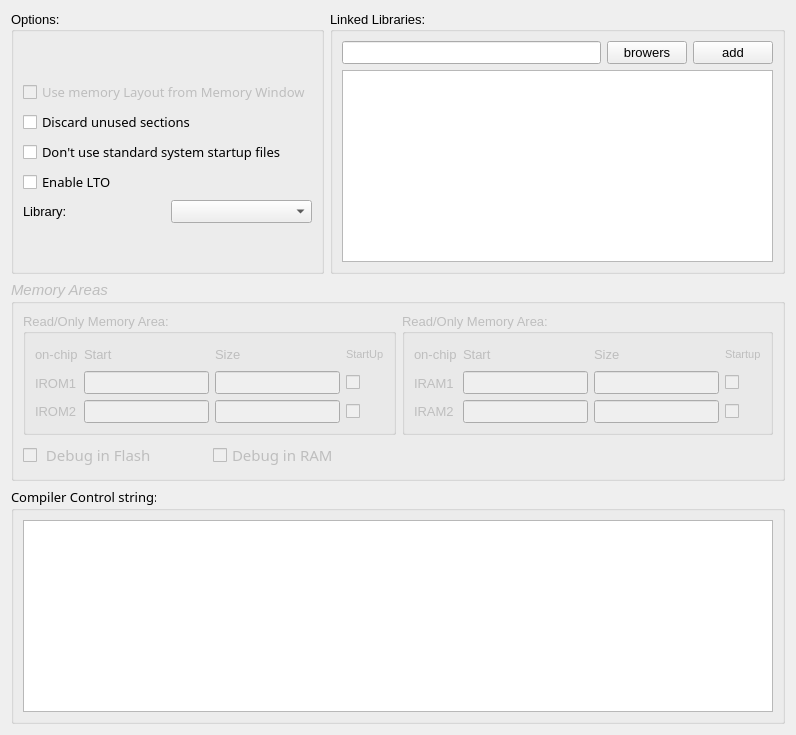
           <widget class="QWidget" name="tab_11">
            <attribute name="title">
             <string>Base Setting</string>
            </attribute>
            <layout class="QVBoxLayout" name="verticalLayout_27">
             <item>
              <layout class="QVBoxLayout" name="verticalLayout_26">
               <item>
                <layout class="QHBoxLayout" name="horizontalLayout_10">
                 <item>
                  <widget class="QGroupBox" name="groupBox_8">
                   <property name="font">
                    <font>
                     <pointsize>10</pointsize>
                    </font>
                   </property>
                   <property name="title">
                    <string>Options:</string>
                   </property>
                   <layout class="QVBoxLayout" name="verticalLayout_16">
                    <item>
                     <layout class="QVBoxLayout" name="verticalLayout_15">
                      <item>
                       <widget class="QCheckBox" name="checkBox_8">
                        <property name="enabled">
                         <bool>false</bool>
                        </property>
                        <property name="font">
                         <font>
                          <family>黑体</family>
                         </font>
                        </property>
                        <property name="text">
                         <string>Use memory Layout from Memory Window</string>
                        </property>
                        <property name="checked">
                         <bool>false</bool>
                        </property>
                       </widget>
                      </item>
                      <item>
                       <widget class="QCheckBox" name="GcSectionsCheckBox">
                        <property name="font">
                         <font>
                          <family>黑体</family>
                         </font>
                        </property>
                        <property name="text">
                         <string>Discard unused sections</string>
                        </property>
                       </widget>
                      </item>
                      <item>
                       <widget class="QCheckBox" name="NoUseSystemStartUpFilecheckBox">
                        <property name="font">
                         <font>
                          <family>黑体</family>
                         </font>
                        </property>
                        <property name="text">
                         <string>Don't use standard system startup files</string>
                        </property>
                       </widget>
                      </item>
                      <item>
                       <widget class="QCheckBox" name="EnableLTOCheckBox">
                        <property name="font">
                         <font>
                          <family>黑体</family>
                         </font>
                        </property>
                        <property name="text">
                         <string>Enable LTO</string>
                        </property>
                       </widget>
                      </item>
                      <item>
                       <layout class="QHBoxLayout" name="horizontalLayout_8">
                        <item>
                         <widget class="QLabel" name="label_13">
                          <property name="text">
                           <string>Library: </string>
                          </property>
                         </widget>
                        </item>
                        <item>
                         <widget class="QComboBox" name="LinkCLibComboBox"/>
                        </item>
                       </layout>
                      </item>
                     </layout>
                    </item>
                   </layout>
                  </widget>
                 </item>
                 <item>
                  <widget class="QGroupBox" name="groupBox_13">
                   <property name="font">
                    <font>
                     <pointsize>10</pointsize>
                    </font>
                   </property>
                   <property name="title">
                    <string>Linked Libraries:</string>
                   </property>
                   <layout class="QVBoxLayout" name="verticalLayout_23">
                    <item>
                     <layout class="QVBoxLayout" name="verticalLayout_22">
                      <item>
                       <layout class="QGridLayout" name="gridLayout_29">
                        <item row="0" column="0">
                         <widget class="QLineEdit" name="LdLineEdit"/>
                        </item>
                        <item row="0" column="1">
                         <widget class="QPushButton" name="LdBrowersPushButton">
                          <property name="text">
                           <string>browers</string>
                          </property>
                         </widget>
                        </item>
                        <item row="0" column="2">
                         <widget class="QPushButton" name="LdAddPushButton">
                          <property name="text">
                           <string>add</string>
                          </property>
                         </widget>
                        </item>
                       </layout>
                      </item>
                      <item>
                       <widget class="QListWidget" name="LdListWidget"/>
                      </item>
                     </layout>
                    </item>
                   </layout>
                  </widget>
                 </item>
                </layout>
               </item>
               <item>
                <widget class="QGroupBox" name="groupBox_10">
                 <property name="enabled">
                  <bool>false</bool>
                 </property>
                 <property name="minimumSize">
                  <size>
                   <width>0</width>
                   <height>201</height>
                  </size>
                 </property>
                 <property name="font">
                  <font>
                   <pointsize>11</pointsize>
                   <italic>true</italic>
                  </font>
                 </property>
                 <property name="title">
                  <string>Memory Areas</string>
                 </property>
                 <layout class="QVBoxLayout" name="verticalLayout_20">
                  <item>
                   <layout class="QGridLayout" name="gridLayout_5">
                    <item row="0" column="0">
                     <widget class="QGroupBox" name="groupBox_9">
                      <property name="font">
                       <font>
                        <pointsize>10</pointsize>
                        <italic>false</italic>
                       </font>
                      </property>
                      <property name="title">
                       <string>Read/Only Memory Area:</string>
                      </property>
                      <layout class="QVBoxLayout" name="verticalLayout_19">
                       <item>
                        <layout class="QGridLayout" name="gridLayout_4">
                         <item row="0" column="0">
                          <layout class="QGridLayout" name="gridLayout_18">
                           <item row="0" column="0">
                            <widget class="QLabel" name="label_14">
                             <property name="text">
                              <string>on-chip</string>
                             </property>
                            </widget>
                           </item>
                           <item row="1" column="0">
                            <widget class="QLabel" name="label_17">
                             <property name="text">
                              <string>IROM1</string>
                             </property>
                            </widget>
                           </item>
                           <item row="2" column="0">
                            <widget class="QLabel" name="label_18">
                             <property name="text">
                              <string>IROM2</string>
                             </property>
                            </widget>
                           </item>
                          </layout>
                         </item>
                         <item row="0" column="1">
                          <layout class="QGridLayout" name="gridLayout_17">
                           <item row="0" column="0">
                            <widget class="QLabel" name="label_15">
                             <property name="text">
                              <string>Start</string>
                             </property>
                            </widget>
                           </item>
                           <item row="1" column="0">
                            <widget class="QLineEdit" name="IROM1AddrlineEdit"/>
                           </item>
                           <item row="2" column="0">
                            <widget class="QLineEdit" name="IROM2AddrLineEdit"/>
                           </item>
                          </layout>
                         </item>
                         <item row="0" column="2">
                          <layout class="QGridLayout" name="gridLayout_2">
                           <item row="0" column="0">
                            <widget class="QLabel" name="label_16">
                             <property name="text">
                              <string>Size</string>
                             </property>
                            </widget>
                           </item>
                           <item row="1" column="0">
                            <widget class="QLineEdit" name="IROM1SizeLineEdit"/>
                           </item>
                           <item row="1" column="1">
                            <widget class="QCheckBox" name="checkBox_10">
                             <property name="text">
                              <string/>
                             </property>
                            </widget>
                           </item>
                           <item row="2" column="0">
                            <widget class="QLineEdit" name="IROM2SizeLineEdit"/>
                           </item>
                           <item row="2" column="1">
                            <widget class="QCheckBox" name="checkBox_11">
                             <property name="text">
                              <string/>
                             </property>
                            </widget>
                           </item>
                           <item row="0" column="1">
                            <widget class="QLabel" name="label_19">
                             <property name="font">
                              <font>
                               <pointsize>8</pointsize>
                              </font>
                             </property>
                             <property name="text">
                              <string>StartUp</string>
                             </property>
                            </widget>
                           </item>
                          </layout>
                         </item>
                        </layout>
                       </item>
                      </layout>
                     </widget>
                    </item>
                    <item row="0" column="1">
                     <widget class="QGroupBox" name="groupBox_11">
                      <property name="font">
                       <font>
                        <pointsize>10</pointsize>
                        <italic>false</italic>
                       </font>
                      </property>
                      <property name="title">
                       <string>Read/Only Memory Area:</string>
                      </property>
                      <layout class="QVBoxLayout" name="verticalLayout_17">
                       <item>
                        <layout class="QGridLayout" name="gridLayout_3">
                         <item row="0" column="0">
                          <layout class="QGridLayout" name="gridLayout_25">
                           <item row="0" column="0">
                            <widget class="QLabel" name="label_24">
                             <property name="text">
                              <string>on-chip</string>
                             </property>
                            </widget>
                           </item>
                           <item row="1" column="0">
                            <widget class="QLabel" name="label_25">
                             <property name="text">
                              <string>IRAM1</string>
                             </property>
                            </widget>
                           </item>
                           <item row="2" column="0">
                            <widget class="QLabel" name="label_26">
                             <property name="text">
                              <string>IRAM2</string>
                             </property>
                            </widget>
                           </item>
                          </layout>
                         </item>
                         <item row="0" column="1">
                          <layout class="QGridLayout" name="gridLayout_26">
                           <item row="0" column="0">
                            <widget class="QLabel" name="label_27">
                             <property name="text">
                              <string>Start</string>
                             </property>
                            </widget>
                           </item>
                           <item row="1" column="0">
                            <widget class="QLineEdit" name="IRAM1AddrLineEdit"/>
                           </item>
                           <item row="2" column="0">
                            <widget class="QLineEdit" name="IRAM2AddrLineEdit"/>
                           </item>
                          </layout>
                         </item>
                         <item row="0" column="2">
                          <layout class="QGridLayout" name="gridLayout_27">
                           <item row="0" column="0">
                            <widget class="QLabel" name="label_28">
                             <property name="text">
                              <string>Size</string>
                             </property>
                            </widget>
                           </item>
                           <item row="1" column="0">
                            <widget class="QLineEdit" name="IRAM1SizeLineEdit"/>
                           </item>
                           <item row="2" column="0">
                            <widget class="QLineEdit" name="IRAM2SizeLineEdit"/>
                           </item>
                           <item row="1" column="1">
                            <widget class="QCheckBox" name="checkBox_25">
                             <property name="text">
                              <string/>
                             </property>
                            </widget>
                           </item>
                           <item row="2" column="1">
                            <widget class="QCheckBox" name="checkBox_26">
                             <property name="text">
                              <string/>
                             </property>
                            </widget>
                           </item>
                           <item row="0" column="1">
                            <widget class="QLabel" name="label_20">
                             <property name="font">
                              <font>
                               <pointsize>8</pointsize>
                              </font>
                             </property>
                             <property name="text">
                              <string>Startup</string>
                             </property>
                            </widget>
                           </item>
                          </layout>
                         </item>
                        </layout>
                       </item>
                      </layout>
                     </widget>
                    </item>
                    <item row="1" column="0">
                     <layout class="QGridLayout" name="gridLayout_28">
                      <item row="0" column="0">
                       <widget class="QCheckBox" name="checkBox_14">
                        <property name="font">
                         <font>
                          <family>黑体</family>
                          <italic>false</italic>
                         </font>
                        </property>
                        <property name="text">
                         <string> Debug in Flash</string>
                        </property>
                       </widget>
                      </item>
                      <item row="0" column="1">
                       <widget class="QCheckBox" name="checkBox_15">
                        <property name="font">
                         <font>
                          <family>黑体</family>
                          <italic>false</italic>
                         </font>
                        </property>
                        <property name="text">
                         <string>Debug in RAM</string>
                        </property>
                       </widget>
                      </item>
                     </layout>
                    </item>
                   </layout>
                  </item>
                 </layout>
                </widget>
               </item>
               <item>
                <widget class="QGroupBox" name="groupBox_14">
                 <property name="font">
                  <font>
                   <family>微软雅黑</family>
                   <pointsize>10</pointsize>
                  </font>
                 </property>
                 <property name="title">
                  <string>Compiler Control string:</string>
                 </property>
                 <layout class="QVBoxLayout" name="verticalLayout_25">
                  <item>
                   <layout class="QGridLayout" name="gridLayout_31">
                    <item row="0" column="0">
                     <widget class="QTextEdit" name="ShowLinkStringTextEdit"/>
                    </item>
                   </layout>
                  </item>
                 </layout>
                </widget>
               </item>
              </layout>
             </item>
            </layout>
           </widget>
